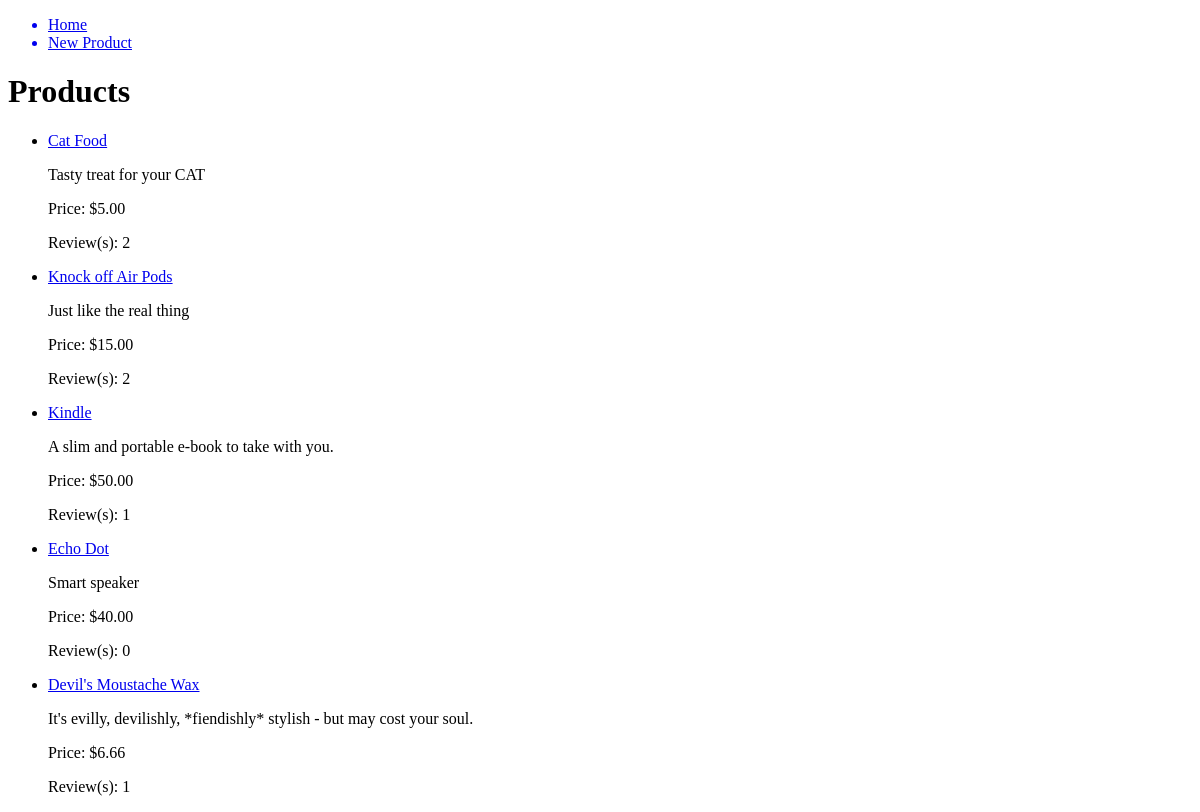
The page /products on the database as committed earlier.
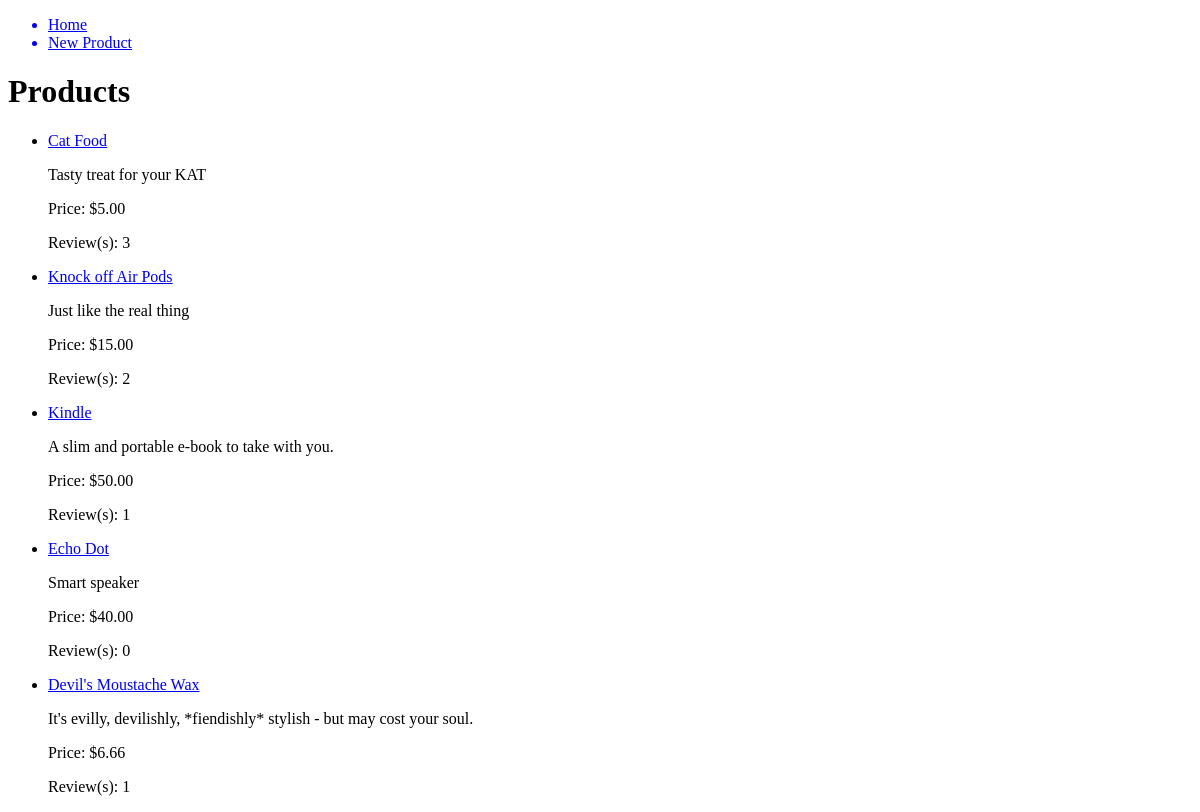
The same page on the database as committed later.
### rainforest/models.py (models this page shows, shortened)
class Product(models.Model):
    name = models.CharField(max_length=128)
    description = models.TextField(max_length=500, validators=[min_length])
    price = models.IntegerField()
    def price_in_dollars(self):
        dollars = self.price / 100
        return "${:.2f}".format(dollars)

### rainforest/views.py (the view)
# urls.py: path('products', list_products, name="products"),
def list_products(request):
    return render(request, 'index.html', {
        'products': Product.objects.all()
    })

### rainforest/templates/index.html
{% extends 'base.html' %}
{% block content %}
  <h1>Products</h1>
  <ul>
    {% for product in products %}
    <li>
      <a href="{% url 'show_product' product_id=product.id %}"><p>{{product.name}}</p></a>
      <p>{{product.description}}</p>
      <p>Price: {{product.price_in_dollars}}</p>
    </li>
    <p>Review(s): {{ product.reviews.count }}</p>
    {% endfor %}
  </ul>
{% endblock %}

Rows that differ between the two databases and show on the page:
changed Product "Cat Food": description "Tasty treat for your CAT" → "Tasty treat for your KAT"; reviews.count "2" → "3"
